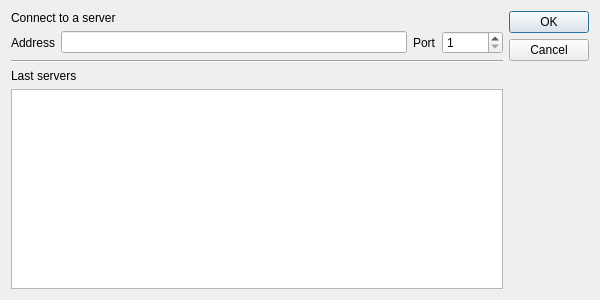
<?xml version="1.0" encoding="UTF-8"?>
<ui version="4.0">
 <class>ConnectDialog</class>
 <widget class="QDialog" name="ConnectDialog">
  <property name="minimumSize">
   <size>
    <width>600</width>
    <height>300</height>
   </size>
  </property>
  <property name="maximumSize">
   <size>
    <width>600</width>
    <height>300</height>
   </size>
  </property>
  <property name="windowTitle">
   <string>Connect to a server</string>
  </property>
  <layout class="QHBoxLayout" name="horizontalLayout">
   <item>
    <layout class="QVBoxLayout" name="verticalLayout">
     <item>
      <widget class="QLabel" name="informationLabel">
       <property name="text">
        <string>Connect to a server</string>
       </property>
      </widget>
     </item>
     <item>
      <layout class="QHBoxLayout" name="mainHorizontalLayout">
       <item>
        <widget class="QLabel" name="addressLabel">
         <property name="text">
          <string>Address</string>
         </property>
        </widget>
       </item>
       <item>
        <widget class="QLineEdit" name="lineEdit"/>
       </item>
       <item>
        <widget class="QLabel" name="portLabel">
         <property name="text">
          <string>Port</string>
         </property>
        </widget>
       </item>
       <item>
        <widget class="QSpinBox" name="portSpinBox">
         <property name="minimum">
          <number>1</number>
         </property>
         <property name="maximum">
          <number>65536</number>
         </property>
        </widget>
       </item>
      </layout>
     </item>
     <item>
      <widget class="Line" name="line">
       <property name="orientation">
        <enum>Qt::Horizontal</enum>
       </property>
      </widget>
     </item>
     <item>
      <widget class="QLabel" name="lastServersLabel">
       <property name="text">
        <string>Last servers</string>
       </property>
      </widget>
     </item>
     <item>
      <widget class="QListWidget" name="listWidget"/>
     </item>
    </layout>
   </item>
   <item>
    <widget class="QDialogButtonBox" name="buttonBox">
     <property name="orientation">
      <enum>Qt::Vertical</enum>
     </property>
     <property name="standardButtons">
      <set>QDialogButtonBox::Cancel|QDialogButtonBox::Ok</set>
     </property>
    </widget>
   </item>
  </layout>
 </widget>
 <resources/>
 <connections>
  <connection>
   <sender>buttonBox</sender>
   <signal>accepted()</signal>
   <receiver>ConnectDialog</receiver>
   <slot>accept()</slot>
   <hints>
    <hint type="sourcelabel">
     <x>248</x>
     <y>254</y>
    </hint>
    <hint type="destinationlabel">
     <x>157</x>
     <y>274</y>
    </hint>
   </hints>
  </connection>
  <connection>
   <sender>buttonBox</sender>
   <signal>rejected()</signal>
   <receiver>ConnectDialog</receiver>
   <slot>reject()</slot>
   <hints>
    <hint type="sourcelabel">
     <x>316</x>
     <y>260</y>
    </hint>
    <hint type="destinationlabel">
     <x>286</x>
     <y>274</y>
    </hint>
   </hints>
  </connection>
 </connections>
</ui>
